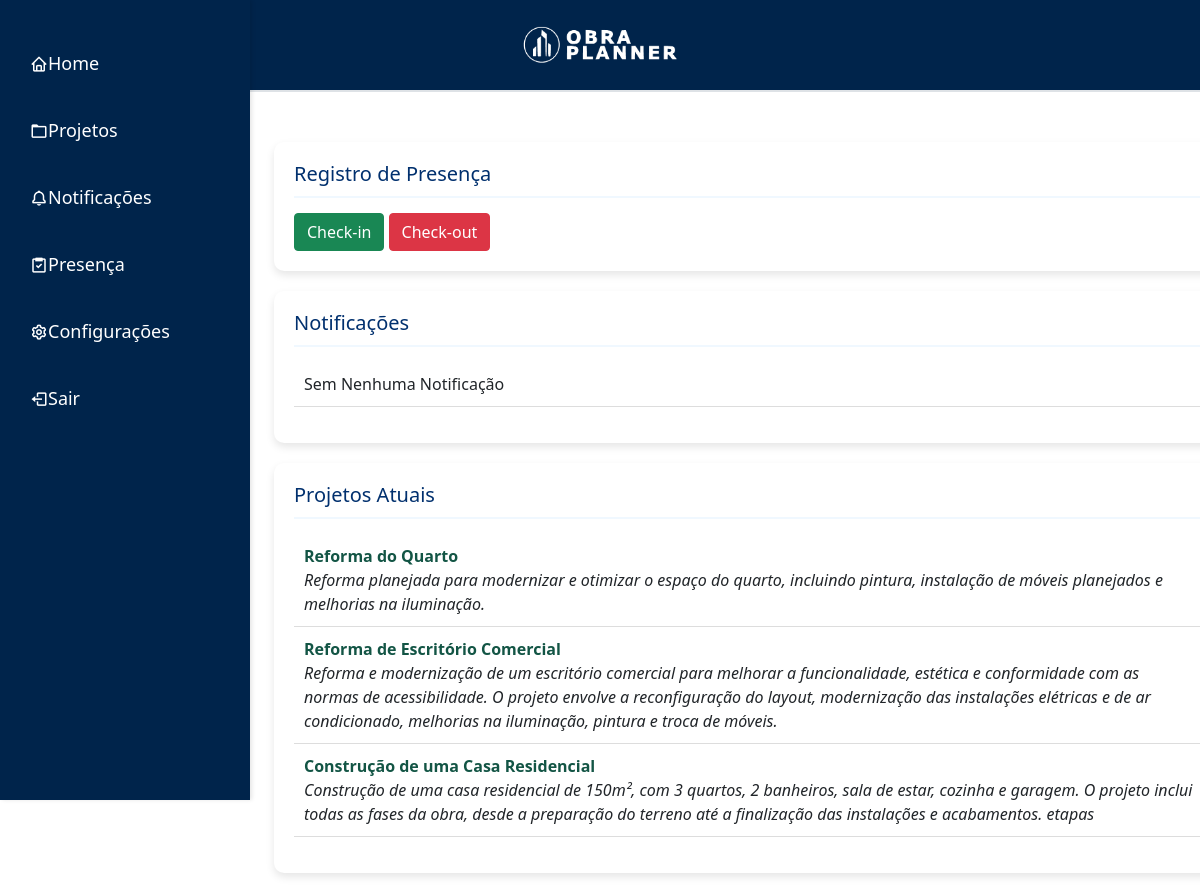
/funcionario/dash.php (signed in), run on the app's committed database.
### tables this page shows
CREATE TABLE IF NOT EXISTS `projetos` (
  `projeto_id` int(11) NOT NULL AUTO_INCREMENT,
  `titulo` varchar(255) NOT NULL,
  `descricao` text DEFAULT NULL,
  `imagem` varchar(255) DEFAULT NULL,
  `documentacao` varchar(255) DEFAULT NULL,
  `data_inicio` date DEFAULT NULL,
  `data_termino` date DEFAULT NULL,
  `data_prev_ini` date DEFAULT NULL,
  `data_prev_ter` date DEFAULT NULL,
  `empresa_id` int(11) DEFAULT NULL,
  `fiscal_id` int(11) DEFAULT NULL,
  `func_id` varchar(225) DEFAULT NULL,
  `status` enum('Em andamento','Concluído','Atrasado') NOT NULL DEFAULT 'Em andamento',
  `qtn_eta` varchar(100) DEFAULT NULL,
  `progresso` int(11) DEFAULT NULL,
  PRIMARY KEY (`projeto_id`),
  KEY `empresa_id` (`empresa_id`),
  KEY `fiscal_id` (`fiscal_id`),
  KEY `func_id` (`func_id`),
  CONSTRAINT `projetos_ibfk_1` FOREIGN KEY (`empresa_id`) REFERENCES `empresas` (`empresa_id`),
  CONSTRAINT `projetos_ibfk_2` FOREIGN KEY (`fiscal_id`) REFERENCES `fiscais` (`fiscal_id`),
  CONSTRAINT `projetos_ibfk_3` FOREIGN KEY (`func_id`) REFERENCES `funcionarios` (`func_id`)
);

### funcionario/dash.php (the view, shortened to what this page needs)
<?php
$func_id = $_SESSION['UsuarioID'];
$con = new mysqli('localhost', 'root', '', 'obra_planner');
$sqlProjetos = "SELECT p.projeto_id, p.titulo, p.descricao, p.status, p.data_inicio, p.data_termino, p.progresso, p.qtn_eta
                FROM projetos p
                JOIN projeto_funcionarios pf ON p.projeto_id = pf.projeto_id
                WHERE pf.func_id = ?";
$stmtProjetos = $con->prepare($sqlProjetos);
$stmtProjetos->bind_param("s", $func_id);
$stmtProjetos->execute();
$resultProjetos = $stmtProjetos->get_result();
$sqlNotificacoes = "SELECT mensagem, data_criacao FROM notificacoes WHERE usu_id = ?";
$stmtNotificacoes = $con->prepare($sqlNotificacoes);
$stmtNotificacoes->bind_param("i", $func_id);
$stmtNotificacoes->execute();
$resultNotificacoes = $stmtNotificacoes->get_result();
$showWelcomeMessage = ($resultProjetos->num_rows == 0 && $resultNotificacoes->num_rows == 0);
?>
<!DOCTYPE html>
<html lang="pt-BR">
<head>
    <link rel="stylesheet" href="style.css">
    <link href='https://unpkg.com/boxicons@2.0.7/css/boxicons.min.css' rel='stylesheet'>
    <link href="https://cdn.jsdelivr.net/npm/bootstrap@5.0.2/dist/css/bootstrap.min.css" rel="stylesheet">
</head>
<body>
<header>
    <div class="logo">
        <img src="../imgs/obraplanner7.png" alt="Logo do ObraPlanner" style="max-height: 50px;">
    </div>
</header>
<nav class="sidebar">
    <ul>
        <li><a href="dash.php"><i class="bx bx-home"></i> Home</a></li>
        <li><a href="projetos/proj.php"><i class="bx bx-folder"></i> Projetos</a></li>
        <li><a href="notificacaos/not.php"><i class="bx bx-bell"></i> Notificações</a></li>
        <li><a href="presenca/presenca.php"><i class="bx bx-task"></i> Presença</a></li>
        <li><a href="config/config.php"><i class="bx bx-cog"></i> Configurações</a></li>
        <li><a href="../index.php" class="btn-logout"><i class="bx bx-log-out"></i> Sair</a></li>
    </ul>
</nav>
<main role="main" class="col-md-9 ml-sm-auto col-lg-10 px-4" style="margin-left: 250px; padding-top: 50px;">
<?php if ($showWelcomeMessage): ?>
    <div class="welcome-section">
        <div class="welcome-text">
            <h2>Bem-vindo ao ObraPlanner!</h2>
            <p>Estamos muito felizes em tê-lo como parte da nossa equipe! Neste espaço, você poderá gerenciar suas atividades de forma prática e eficiente.</p>
            <p>Atualmente, você ainda não tem projetos ou notificações, mas fique à vontade para explorar o sistema. Em breve, você poderá acompanhar o progresso das suas obras, interagir com sua equipe e manter tudo organizado.</p>
            <p>Nosso objetivo é facilitar seu trabalho e garantir que você tenha as informações necessárias para contribuir da melhor maneira. Vamos juntos transformar sua experiência em obra!</p>
        </div>
        <div class="welcome-image">
            <img src="imgs/funcs2.png" alt="Imagem de boas-vindas">
        </div>
    </div>
<?php else: ?>
    <section class="container">
        <h3>Registro de Presença</h3>
        <form method="POST">
            <button type="submit" name="checkin" class="btn btn-success">Check-in</button>
            <button type="submit" name="checkout" class="btn btn-danger">Check-out</button>
        </form>
    </section>
    <section class="container">
        <h3>Notificações</h3>
        <ul>
            <?php if ($resultNotificacoes->num_rows > 0): ?>
                <?php while ($notificacao = $resultNotificacoes->fetch_assoc()): ?>
                    <li><?php echo htmlspecialchars($notificacao['mensagem']) . " - " . date('d/m/Y', strtotime($notificacao['data_criacao'])); ?></li>
                <?php endwhile; ?>
            <?php else: ?>
                <li>Sem Nenhuma Notificação</li>
            <?php endif; ?>
        </ul>
    </section>
    <section class="container">
        <h3>Projetos Atuais</h3>
        <ul>
            <?php if ($resultProjetos->num_rows > 0): ?>
                <?php while ($projeto = $resultProjetos->fetch_assoc()): ?>
                    <li>
                        <strong><?php echo htmlspecialchars($projeto['titulo']); ?></strong><br>
                        <em><?php echo htmlspecialchars($projeto['descricao']); ?></em><br>
                    </li>
                <?php endwhile; ?>
            <?php else: ?>
                <li>Sem Projetos Atuais</li>
            <?php endif; ?>
        </ul>
    </section>
<?php endif; ?>
</main>
</body>
</html>

### funcionario/style.css (style rules this page uses)
:root { --co1: #00244b; --co2: #003d80; --co3: #074470; --co4: #01306e; --co5: #0056b3; --co6: #274a70; --co7: #2777ce; --co8: #539ff0; --co9: #0059ff; --co10: #07488d; --co11: #003d7a; --co12: #132154; --co13: #324363; --co14: #003cfc; --co15: #ddd; --co16: #d1d1d1; --co17: #fff; --co18: #000; --co19: #333; --co20: #0c382e; --co21: #145413; --co22: #541313; --co23: #dee2e6; --co24: #135545; --co25: #ffe600; }
html, body { width: 100vw; overflow-x: hidden; margin: 0; font-family: 'Lexend', sans-serif; }
header { display: flex; justify-content: center; background-color: var(--co1); padding: 20px 30px; border-bottom: 2px solid var(--co23); }
.logo img { max-height: 50px; }
.sidebar { width: 250px; background-color: var(--co1); color: #fff; padding: 20px; box-shadow: 2px 0 4px rgba(0, 0, 0, 0.1); display: flex; flex-direction: column; height: 100vh; position: fixed; top: 0; left: 0; z-index: 1000; }
.sidebar ul { list-style-type: none; padding: 0; margin: 0; flex: 1; }
.sidebar ul li { margin: 20px 0; }
.sidebar ul li a { color: #fff; text-decoration: none; font-size: 18px; display: flex; align-items: center; padding: 10px; border-radius: 5px; transition: background-color 0.3s; }
.btn { background-color: #007BFF; color: white; border: none; padding: 10px 15px; border-radius: 5px; cursor: pointer; font-size: 16px; }

### funcionario/dash.php (style rules this page uses)
.container { background-color: #fff; margin-bottom: 20px; padding: 20px; border-radius: 10px; box-shadow: 0 4px 8px rgba(0, 0, 0, 0.1); }
.container h3 { color: #01306E; margin-bottom: 15px; border-bottom: 2px solid #f0f8ff; padding-bottom: 10px; font-size: 20px; }
li strong { color: #135545; }
.container ul { list-style: none; padding-left: 0; }
.container ul li { padding: 10px; border-bottom: 1px solid #ddd; font-size: 16px; }

### data on the page
projetos: titulo "Reforma do Quarto", descricao "Reforma planejada para modernizar e otimizar o espaço do quarto, incluindo pintura, instalação de móveis planejados e melhorias na iluminação."
projetos: titulo "Reforma de Escritório Comercial", descricao "Reforma e modernização de um escritório comercial para melhorar a funcionalidade, estética e conformidade com as normas de acessibilidade. O projeto envolve a reconfiguração do layout, modernização das instalações elétricas e de ar condicionado, melhorias na iluminação, pintura e troca de móveis."
projetos: titulo "Construção de uma Casa Residencial", descricao "Construção de uma casa residencial de 150m², com 3 quartos, 2 banheiros, sala de estar, cozinha e garagem. O projeto inclui todas as fases da obra, desde a preparação do terreno até a finalização das instalações e acabamentos. etapas"
